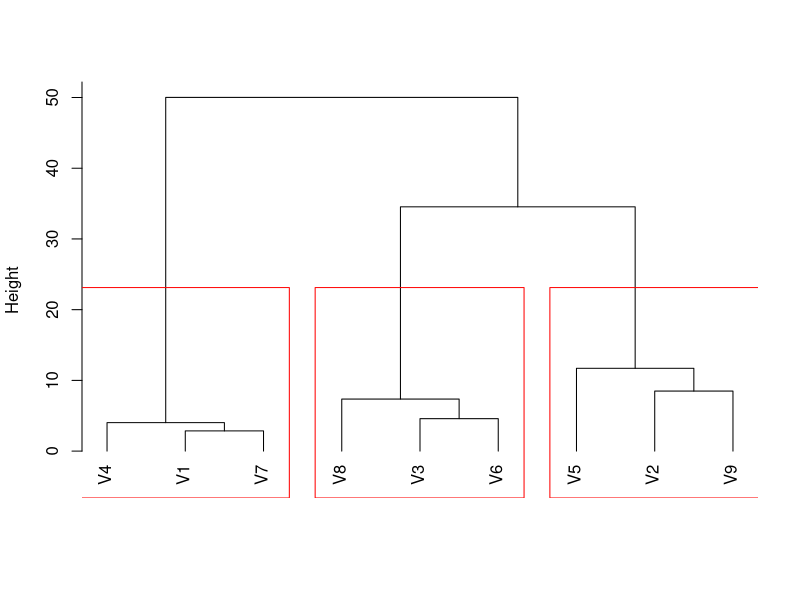
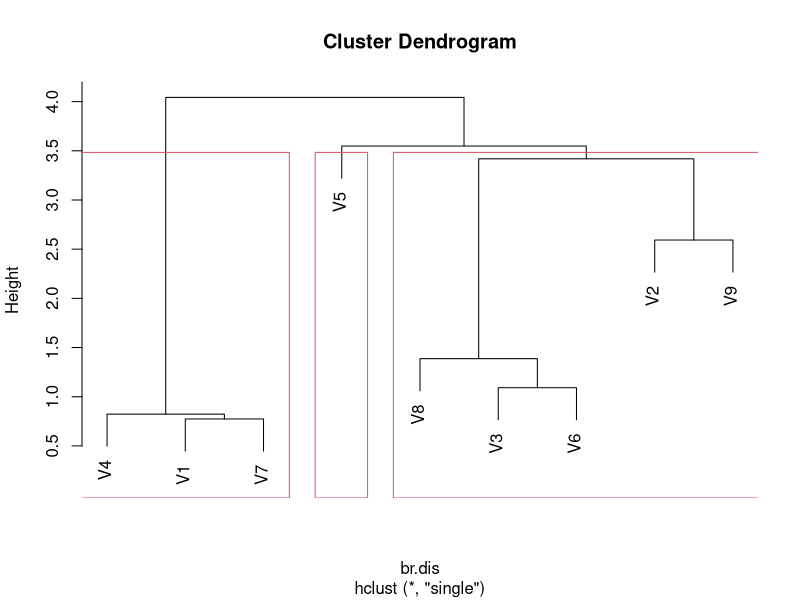
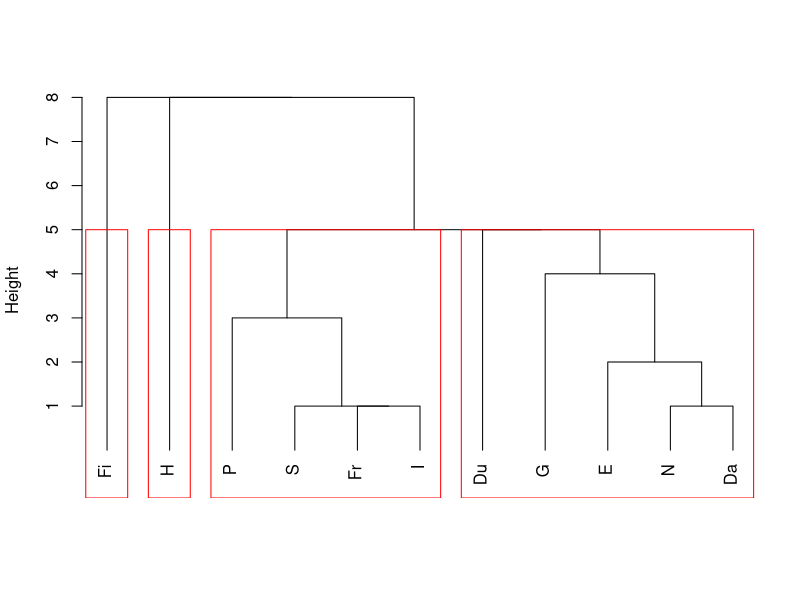
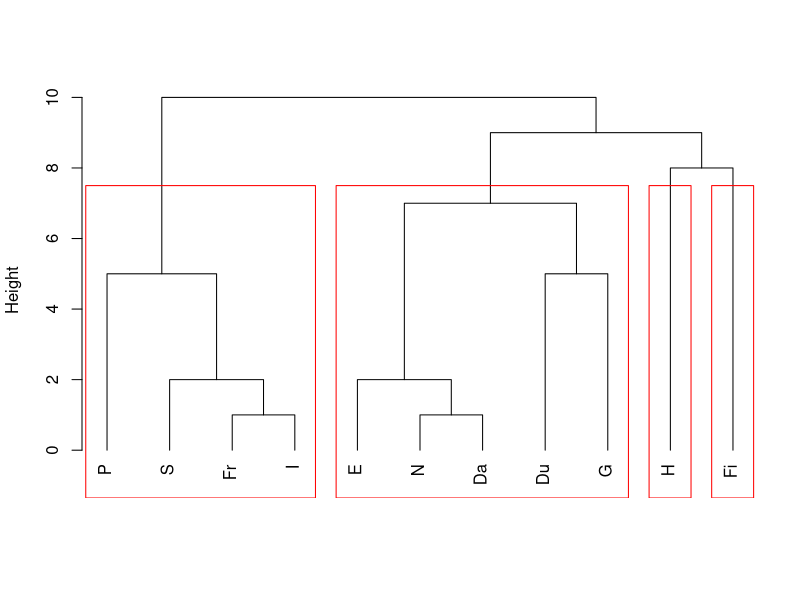
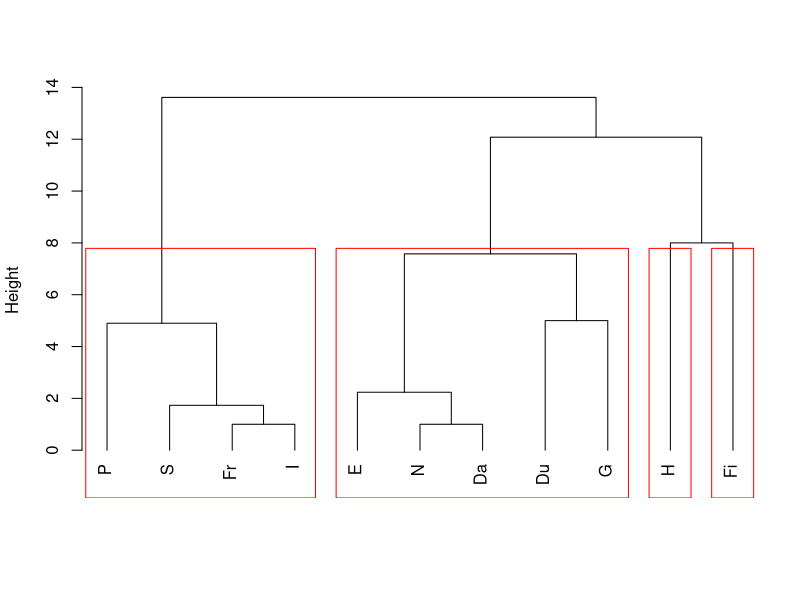

These figures' R source, in order: (Note: this script raises an error after producing the figures.)
## ---- chunk 1
knitr::opts_chunk$set(echo = TRUE, fig.width=6, fig.height=6,  
                      warning=FALSE, message=FALSE, tidy=TRUE) #, eval = FALSE)
## ---- chunk 2
x <- read.table('../Lecture19/breweries.dat', header=FALSE)
x <- t(x)
d <- dist(x, method='manhattan')
## ---- chunk 3
# hierarchical
library(cluster)
# show the dendogram
plot(cl <- hclust(d, method='ward.D2'), main='', xlab='', sub='', hang=-1)
# identify 3 clusters
rect.hclust(cl, k=3, border='red')
## ---- chunk 4
br.dis <- dist(x) # L2
br.hc <- hclust(br.dis, method='single')
plot(br.hc)
br.hc.3 <- rect.hclust(br.hc, k=3)
## ---- chunk 5
dd <- read.table('languages.dat',  header=FALSE)
names(dd) <- c('E', 'N', 'Da', 'Du', 'G', 'Fr', 'S', 'I', 'P', 'H', 'Fi')
dd <- ( dd + t(dd) / 2)
d <- as.dist(dd)
## ---- chunk 6
plot(cl <- hclust(d, method='single'), main='', xlab='', sub='', hang=-1)
rect.hclust(cl, k=4, border='red')
## ---- chunk 7
plot(cl <- hclust(d, method='complete'), main='', xlab='', sub='', hang=-1)
rect.hclust(cl, k=4, border='red')
## ---- chunk 8
plot(cl <- hclust(d, method='ward.D2'), main='', xlab='', sub='', hang=-1)
rect.hclust(cl, k=4, border='red')
## ---- chunk 9
data(nci, package='ElemStatLearn')
ncit <- t(nci)
d <- dist(ncit)
plot(cl <- hclust(d, method='ward.D2'), main='', xlab='', sub='', hang=-1, labels=rownames(nci))
rect.hclust(cl, k=8, border='red')
## ---- chunk 10
# compute pairwise distances
nci.dis <- dist(t(nci), method='euclidean')

# compute hierarchical clustering using different
# linkage types
nci.hc.s <- hclust(nci.dis, method='single')
nci.hc.c <- hclust(nci.dis, method='complete')
nci.hc.a <- hclust(nci.dis, method='average')
nci.hc.w <- hclust(nci.dis, method='ward.D2')

nci.nms <- rownames(nci)

# plot them
plot(nci.hc.s, labels=nci.nms, cex=.5)

plot(nci.hc.c, labels=nci.nms, cex=.5)

plot(nci.hc.a, labels=nci.nms, cex=.5)

plot(nci.hc.w, labels=nci.nms, cex=.5)
# identify 8 clusters
rect.hclust(nci.hc.w, k=8)
## ---- chunk 11
# read the pairwise dissimilarities
a2 <- read.table('nations2.dat', header=FALSE)

# since only the lower triangular matrix is available
# we need to copy it on the upper half
a2 <- a2 + t(a2)

# create a vector of country names, to be used later
nams2 <- c('BEL', 'BRA', 'CHI', 'CUB', 'EGY', 'FRA',
'IND', 'ISR', 'USA', 'USS', 'YUG', 'ZAI')

# compute hierarchical clustering using complete linkage
na.hc <- hclust(as.dist(a2), method='complete')
plot(na.hc, labels=nams2)

# compute hierarchical clustering using average linkage
na.hc <- hclust(as.dist(a2), method='average')
plot(na.hc, labels=nams2)
## ---- chunk 12
X <- read.table(file='../Lecture19/unvotes.csv', sep=',', row.names=1, header=TRUE) 
un.dis <- dist(t(X), method='euclidean')
un.hc <- hclust(un.dis, method='ward.D2')
plot(un.hc, cex=.5)
un.hc.3 <- rect.hclust(un.hc, k=3)
lapply(un.hc.3, names)
## ---- chunk 13
un.dis.l1 <- dist(t(X), method='manhattan')
un.hc.l1 <- hclust(un.dis.l1, method='ward.D2')
plot(un.hc.l1, cex=.5)
un.hc.l1.3 <- rect.hclust(un.hc.l1, k=3)
lapply(un.hc.l1.3, names)
